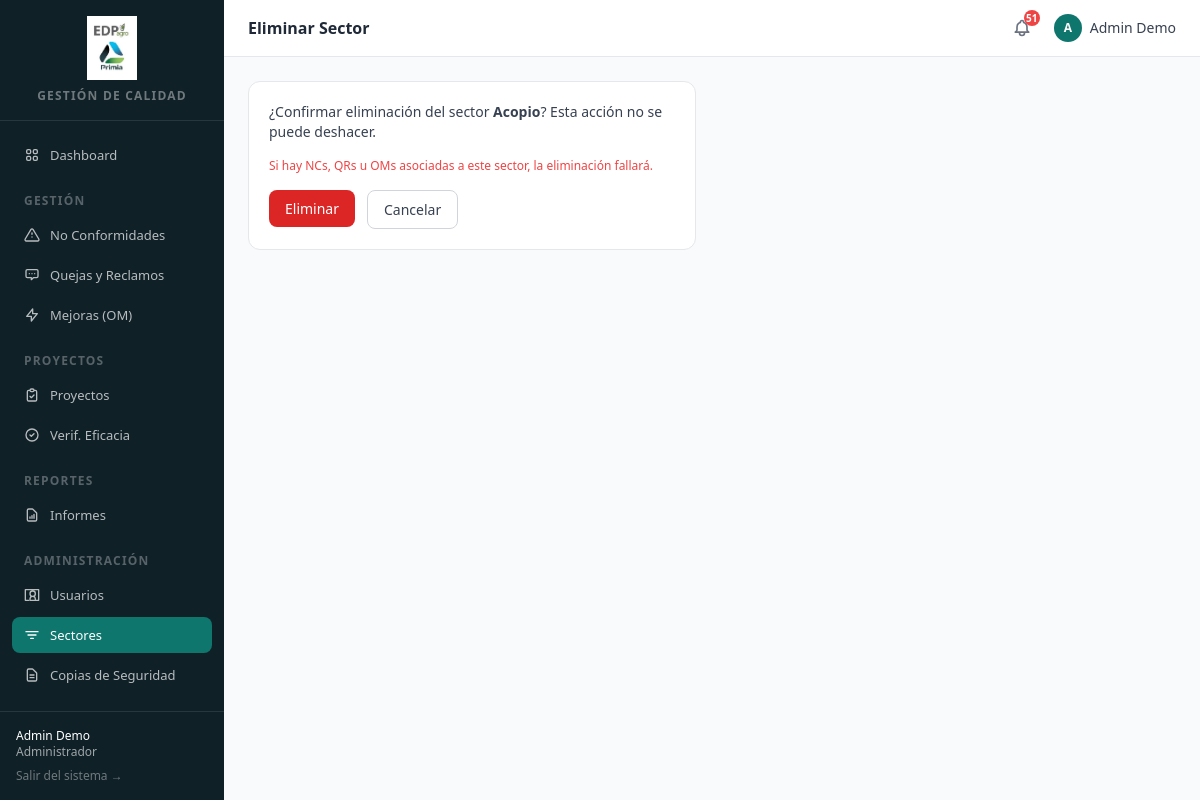
/core/sectores/4/eliminar/ (signed in), run on the app's committed database.
### apps/accounts/models.py (models this page shows, shortened)
class Usuario(AbstractUser):
    rol = models.CharField(max_length=20, choices=Rol, default=Rol.OPERARIO)
    area = models.CharField(max_length=100, blank=True)
    telefono = models.CharField(max_length=30, blank=True)
    class Meta:
        verbose_name = 'Usuario'
        verbose_name_plural = 'Usuarios'
    @property
    def es_admin(self):
        return self.rol == Rol.ADMIN

### apps/core/models.py (models this page shows, shortened)
class Sector(models.Model):
    nombre = models.CharField(max_length=100, unique=True)
    activo = models.BooleanField(default=True)
    class Meta:
        ordering = ['nombre']
        verbose_name = 'Sector'
        verbose_name_plural = 'Sectores'

### apps/core/views.py (the view)
# urls.py: path('sectores/<int:pk>/eliminar/', views.sector_eliminar, name='sector_eliminar'),
@login_required
def sector_eliminar(request, pk):
    if not _solo_admin(request):
        messages.error(request, 'Solo el administrador puede gestionar sectores.')
        return redirect('core:sectores_lista')
    sector = get_object_or_404(Sector, pk=pk)
    if request.method == 'POST':
        nombre = sector.nombre
        sector.delete()
        messages.success(request, f'Sector "{nombre}" eliminado.')
        return redirect('core:sectores_lista')
    return render(request, 'core/sectores/confirmar_eliminar.html', {'sector': sector})

### apps/core/context_processors.py (called while the page is built)
def notificaciones(request):
    if not request.user.is_authenticated:
        return {'notif_no_leidas': 0}
    count = Notificacion.objects.filter(
        usuario=request.user, leida=False
    ).count()
    return {'notif_no_leidas': count}

### apps/core/views.py (called while the page is built)
def _solo_admin(request):
    return request.user.is_superuser or getattr(request.user, 'es_admin', False)

### templates/core/sectores/confirmar_eliminar.html (shortened to what this page needs)
{% extends "base.html" %}
{% block page_title %}Eliminar Sector{% endblock %}
{% block content %}
<div class="max-w-md">
  <div class="card space-y-4">
    <p class="text-sm text-gray-700">
      ¿Confirmar eliminación del sector <strong>{{ sector.nombre }}</strong>?
      Esta acción no se puede deshacer.
    </p>
    <p class="text-xs text-red-500">
      Si hay NCs, QRs u OMs asociadas a este sector, la eliminación fallará.
    </p>
    <div class="flex gap-3">
      <form method="post">
        <button type="submit" class="btn-danger">Eliminar</button>
      </form>
      <a href="{% url 'core:sectores_lista' %}" class="btn-secondary">Cancelar</a>
    </div>
  </div>
</div>
{% endblock %}

### templates/base.html (shortened to what this page needs)
{% load static %}
<!DOCTYPE html>
<html lang="es" class="h-full bg-gray-50">
<head>
  <script src="https://cdn.tailwindcss.com"></script>
</head>
<body class="h-full flex" hx-headers='{"X-CSRFToken": "{{ csrf_token }}"}'>
  <aside class="w-56 min-h-screen flex flex-col bg-sidebar text-white shrink-0">
    <div class="px-4 py-4 border-b border-white/10">
      <img src="{% static 'img/logo_edp.jpg' %}" alt="EDP Agro" class="h-16 w-full object-contain mb-2">
      <p class="text-center text-xs text-white/40 tracking-widest uppercase font-semibold">Gestión de Calidad</p>
    </div>
    <nav class="flex-1 px-3 py-4 space-y-1 text-sm">
      {% with request.resolver_match.app_name as active_app %}
      <a href="{% url 'dashboard:index' %}"
         class="nav-link {% if active_app == 'dashboard' %}bg-primary text-white{% else %}text-white/70 hover:bg-white/10{% endif %}">
        Dashboard
      </a>
      <p class="px-3 pt-4 pb-1 text-xs text-white/30 uppercase tracking-widest font-semibold">Gestión</p>
      <a href="{% url 'nc:lista' %}"
         class="nav-link {% if active_app == 'nc' %}bg-primary text-white{% else %}text-white/70 hover:bg-white/10{% endif %}">
        <svg class="w-4 h-4" fill="none" viewBox="0 0 24 24" stroke="currentColor"><path stroke-linecap="round" stroke-linejoin="round" stroke-width="2" d="M12 9v2m0 4h.01M10.29 3.86L1.82 18a2 2 0 001.71 3h16.94a2 2 0 001.71-3L13.71 3.86a2 2 0 00-3.42 0z"/></svg>
        No Conformidades
      </a>
      <a href="{% url 'qr:lista' %}"
         class="nav-link {% if active_app == 'qr' %}bg-primary text-white{% else %}text-white/70 hover:bg-white/10{% endif %}">
        <svg class="w-4 h-4" fill="none" viewBox="0 0 24 24" stroke="currentColor"><path stroke-linecap="round" stroke-linejoin="round" stroke-width="2" d="M8 10h.01M12 10h.01M16 10h.01M9 16H5a2 2 0 01-2-2V6a2 2 0 012-2h14a2 2 0 012 2v8a2 2 0 01-2 2h-5l-3 3v-3z"/></svg>
        Quejas y Reclamos
      </a>
      <a href="{% url 'om:lista' %}"
         class="nav-link {% if active_app == 'om' %}bg-primary text-white{% else %}text-white/70 hover:bg-white/10{% endif %}">
        <svg class="w-4 h-4" fill="none" viewBox="0 0 24 24" stroke="currentColor"><path stroke-linecap="round" stroke-linejoin="round" stroke-width="2" d="M13 10V3L4 14h7v7l9-11h-7z"/></svg>
        Mejoras (OM)
      </a>
      <p class="px-3 pt-4 pb-1 text-xs text-white/30 uppercase tracking-widest font-semibold">Proyectos</p>
      <a href="{% url 'proyectos:lista' %}"
         class="nav-link {% if active_app == 'proyectos' %}bg-primary text-white{% else %}text-white/70 hover:bg-white/10{% endif %}">
        <svg class="w-4 h-4" fill="none" viewBox="0 0 24 24" stroke="currentColor"><path stroke-linecap="round" stroke-linejoin="round" stroke-width="2" d="M9 5H7a2 2 0 00-2 2v12a2 2 0 002 2h10a2 2 0 002-2V7a2 2 0 00-2-2h-2M9 5a2 2 0 002 2h2a2 2 0 002-2M9 5a2 2 0 012-2h2a2 2 0 012 2m-6 9l2 2 4-4"/></svg>
        Proyectos
      </a>
      <a href="{% url 'verificacion:lista' %}"
         class="nav-link {% if active_app == 'verificacion' %}bg-primary text-white{% else %}text-white/70 hover:bg-white/10{% endif %}">
        <svg class="w-4 h-4" fill="none" viewBox="0 0 24 24" stroke="currentColor"><path stroke-linecap="round" stroke-linejoin="round" stroke-width="2" d="M9 12l2 2 4-4m6 2a9 9 0 11-18 0 9 9 0 0118 0z"/></svg>
        Verif. Eficacia
      </a>
      <p class="px-3 pt-4 pb-1 text-xs text-white/30 uppercase tracking-widest font-semibold">Reportes</p>
      <a href="{% url 'reportes:index' %}"
         class="nav-link {% if active_app == 'reportes' %}bg-primary text-white{% else %}text-white/70 hover:bg-white/10{% endif %}">
        <svg class="w-4 h-4" fill="none" viewBox="0 0 24 24" stroke="currentColor"><path stroke-linecap="round" stroke-linejoin="round" stroke-width="2" d="M9 17v-2m3 2v-4m3 4v-6m2 10H7a2 2 0 01-2-2V5a2 2 0 012-2h5.586a1 1 0 01.707.293l5.414 5.414a1 1 0 01.293.707V19a2 2 0 01-2 2z"/></svg>
        Informes
      </a>
      {% if request.user.es_admin or request.user.is_superuser %}
      <p class="px-3 pt-4 pb-1 text-xs text-white/30 uppercase tracking-widest font-semibold">Administración</p>
      <a href="{% url 'accounts:usuarios_lista' %}"
         class="nav-link {% if active_app == 'accounts' %}bg-primary text-white{% else %}text-white/70 hover:bg-white/10{% endif %}">
        <svg class="w-4 h-4" fill="none" viewBox="0 0 24 24" stroke="currentColor"><path stroke-linecap="round" stroke-linejoin="round" stroke-width="2" d="M17 20h5V4H2v16h5m10 0v-2a4 4 0 00-8 0v2m8 0H9m8-10a4 4 0 11-8 0 4 4 0 018 0z"/></svg>
        Usuarios
      </a>
      <a href="{% url 'core:sectores_lista' %}"
         class="nav-link {% if active_app == 'core' %}bg-primary text-white{% else %}text-white/70 hover:bg-white/10{% endif %}">
        <svg class="w-4 h-4" fill="none" viewBox="0 0 24 24" stroke="currentColor"><path stroke-linecap="round" stroke-linejoin="round" stroke-width="2" d="M3 7h18M6 12h12M10 17h4"/></svg>
        Sectores
      </a>
      <a href="{% url 'backups:lista' %}"
         class="nav-link {% if active_app == 'backups' %}bg-primary text-white{% else %}text-white/70 hover:bg-white/10{% endif %}">
        <svg class="w-4 h-4" fill="none" viewBox="0 0 24 24" stroke="currentColor"><path stroke-linecap="round" stroke-linejoin="round" stroke-width="2" d="M9 12h6m-6 4h6m2 5H7a2 2 0 01-2-2V5a2 2 0 012-2h5.586a1 1 0 01.707.293l5.414 5.414a1 1 0 01.293.707V19a2 2 0 01-2 2z"/></svg>
        Copias de Seguridad
      </a>
      {% endif %}
      {% endwith %}
    </nav>
    <div class="px-4 py-4 border-t border-white/10 text-xs text-white/60">
      <p class="font-medium text-white truncate">{{ request.user.get_full_name|default:request.user.username }}</p>
      <p class="truncate">{{ request.user.get_rol_display }}</p>
      <form method="post" action="{% url 'accounts:logout' %}" class="mt-2">
        <button type="submit" class="text-white/40 hover:text-white transition-colors">Salir del sistema →</button>
      </form>
    </div>
  </aside>
  <div class="flex-1 flex flex-col min-h-screen overflow-auto">
    <header class="sticky top-0 z-10 bg-white border-b border-gray-200 flex items-center justify-between px-6 py-3">
      <h1 class="text-base font-semibold text-gray-800">{% block page_title %}{% endblock %}</h1>
      <div class="flex items-center gap-4">
        <div class="relative" id="notif-widget">
          <button id="notif-btn"
                  hx-get="{% url 'notificaciones:panel' %}"
                  hx-target="#notif-dropdown"
                  hx-swap="innerHTML"
                  hx-trigger="click[!htmx.find('#notif-dropdown').classList.contains('notif-loaded')]"
                  onclick="toggleNotifDropdown(event)"
                  class="relative p-1.5 rounded-lg text-gray-500 hover:bg-gray-100 transition-colors">
            {% if notif_no_leidas %}
            <span id="notif-badge"
                  class="absolute -top-0.5 -right-0.5 w-4 h-4 bg-red-500 text-white text-[10px] font-bold rounded-full flex items-center justify-center">
              {{ notif_no_leidas }}
            </span>
            {% endif %}
          </button>
        </div>
        <div class="flex items-center gap-2 text-sm text-gray-700">
          <div class="w-7 h-7 rounded-full bg-primary text-white flex items-center justify-center text-xs font-bold uppercase">
            {{ request.user.username|slice:":1" }}
          </div>
          <span class="hidden sm:block font-medium">{{ request.user.get_full_name|default:request.user.username }}</span>
        </div>
      </div>
    </header>
    <main class="flex-1 px-6 py-6">
      {% block content %}{% endblock %}
    </main>
  </div>
</body>
</html>

### templates/base.html (style rules this page uses)
.nav-link { display: flex; align-items: center; gap: 0.625rem; padding: 0.5rem 0.75rem; border-radius: 0.5rem; transition: background-color 0.15s; font-size: 0.8125rem; }
.btn-secondary { display: inline-flex; align-items: center; gap: 0.375rem; padding: 0.5rem 1rem; background-color: white; color: #374151; border: 1px solid #d1d5db; border-radius: 0.5rem; font-size: 0.875rem; font-weight: 500; transition: background-color 0.15s; }
.btn-danger { display: inline-flex; align-items: center; gap: 0.375rem; padding: 0.5rem 1rem; background-color: #dc2626; color: white; border-radius: 0.5rem; font-size: 0.875rem; font-weight: 500; }
.card { background-color: white; border-radius: 0.75rem; border: 1px solid #e5e7eb; padding: 1.25rem; }

### data on the page
Usuario: user.get_full_name "Admin Demo", user.rol "Administrador", user.username "A"
Sector: nombre "Acopio"

### other printed values
{{ notif_no_leidas }} "51"
